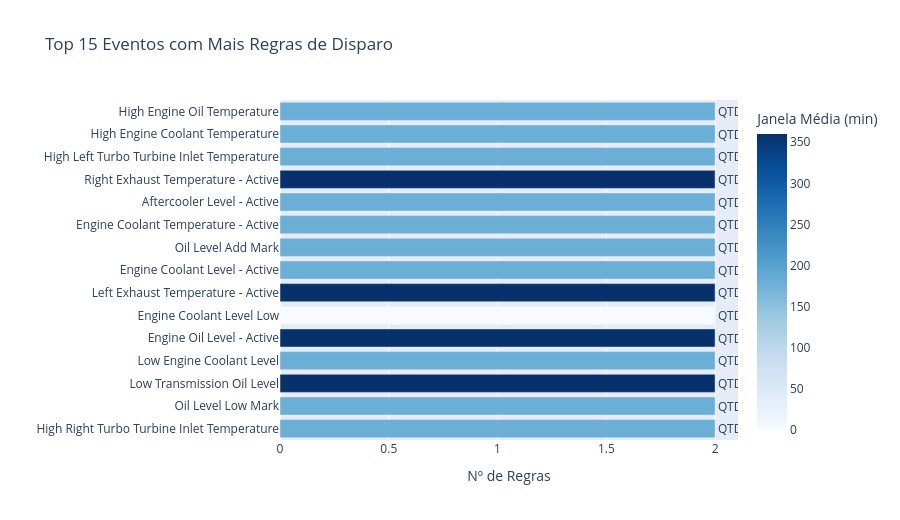

Here is the notebook cell this chart was saved with:
### Code cell
fig = px.bar(
    evento_rules.head(15).to_pandas(),
    x="n_regras", y="EVENTO", orientation="h",
    color="tempo_medio_min",
    title="Top 15 Eventos com Mais Regras de Disparo",
    labels={"n_regras": "Nº de Regras", "EVENTO": "", "tempo_medio_min": "Janela Média (min)"},
    text="qtd_media",
    color_continuous_scale="Blues",
)
fig.update_traces(texttemplate="QTD≥%{text:.0f}", textposition="outside")
fig.update_layout(height=520, yaxis={"categoryorder": "total ascending"})
fig.show()

### Figure 1 — Plotly figure (JSON) as saved in the notebook; plotly's stock layout.template omitted (floating-point values rounded to 4 significant figures)
{"data": [{"hovertemplate": "Nº de Regras=%{x}<br>=%{y}<br>qtd_media=%{text}<br>Janela Média (min)=%{marker.color}<extra></extra>", "legendgroup": "", "marker": {"color": [180.0, 180.0, 360.0, 180.0, 360.0, 0.0, 360.0, 180.0, 180.0, 180.0, 180.0, 360.0, 180.0, 180.0, 180.0], "coloraxis": "coloraxis", "pattern": {"shape": ""}}, "name": "", "orientation": "h", "showlegend": false, "text": [2.0, 3.0, 3.5, 5.5, 3.0, 1.0, 3.0, 5.5, 3.0, 2.0, 5.5, 3.0, 2.0, 2.0, 2.0], "textposition": "outside", "texttemplate": "QTD≥%{text:.0f}", "type": "bar", "x": [2, 2, 2, 2, 2, 2, 2, 2, 2, 2, 2, 2, 2, 2, 2], "xaxis": "x", "y": ["High Right Turbo Turbine Inlet Temperature", "Oil Level Low Mark", "Low Transmission Oil Level", "Low Engine Coolant Level", "Engine Oil Level - Active", "Engine Coolant Level Low", "Left Exhaust Temperature - Active", "Engine Coolant Level - Active", "Oil Level Add Mark", "Engine Coolant Temperature - Active", "Aftercooler Level - Active", "Right Exhaust Temperature - Active", "High Left Turbo Turbine Inlet Temperature", "High Engine Coolant Temperature", "High Engine Oil Temperature"], "yaxis": "y"}], "layout": {"barmode": "relative", "coloraxis": {"colorbar": {"title": {"text": "Janela Média (min)"}}, "colorscale": [[0.0, "rgb(247,251,255)"], [0.125, "rgb(222,235,247)"], [0.25, "rgb(198,219,239)"], [0.375, "rgb(158,202,225)"], [0.5, "rgb(107,174,214)"], [0.625, "rgb(66,146,198)"], [0.75, "rgb(33,113,181)"], [0.875, "rgb(8,81,156)"], [1.0, "rgb(8,48,107)"]]}, "height": 520, "legend": {"tracegroupgap": 0}, "title": {"text": "Top 15 Eventos com Mais Regras de Disparo"}, "xaxis": {"anchor": "y", "domain": [0.0, 1.0], "title": {"text": "Nº de Regras"}}, "yaxis": {"anchor": "x", "categoryorder": "total ascending", "domain": [0.0, 1.0], "title": {"text": ""}}}}
